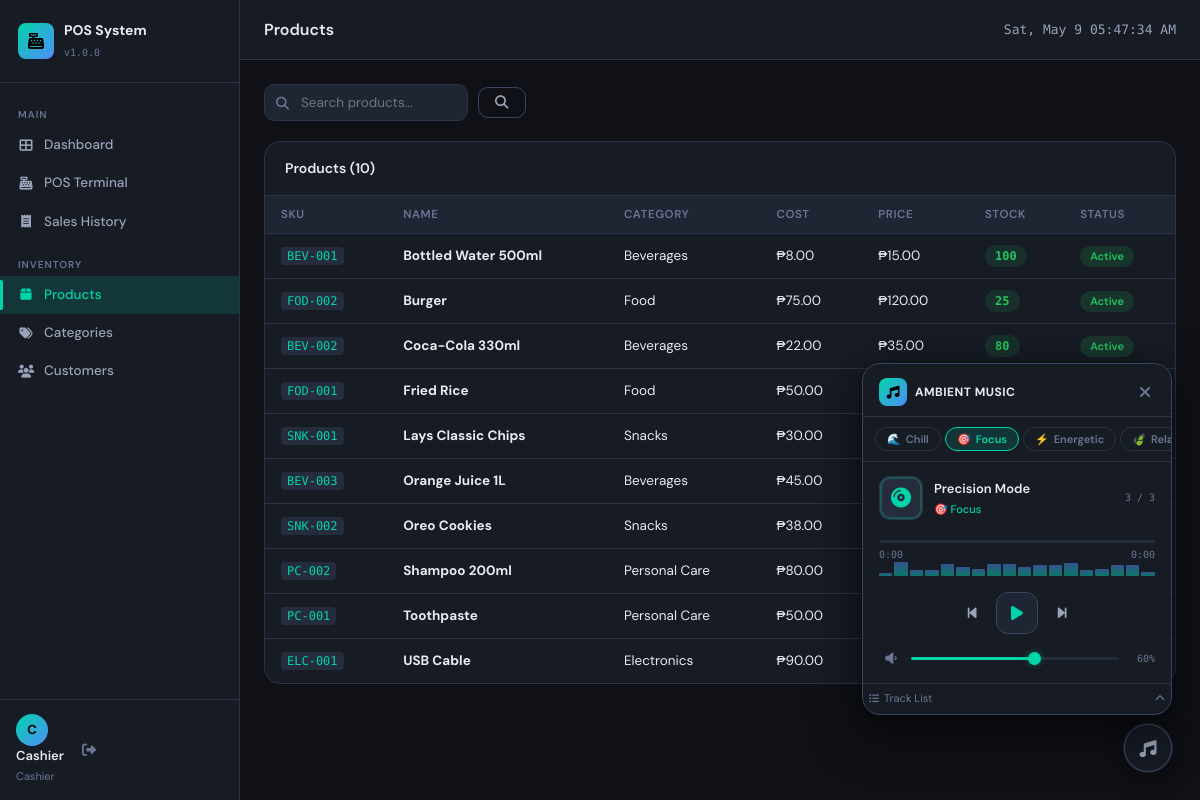
Screenshot of /index.php?url=products (signed in) with the database file from the repository.
### tables this page shows
CREATE TABLE IF NOT EXISTS products (
                                        id INT AUTO_INCREMENT PRIMARY KEY,
                                        category_id INT,
                                        name VARCHAR(150) NOT NULL,
                                        sku VARCHAR(50) UNIQUE NOT NULL,
                                        description TEXT,
                                        price DECIMAL(10,2) NOT NULL DEFAULT 0.00,
                                        cost DECIMAL(10,2) NOT NULL DEFAULT 0.00,
                                        stock INT NOT NULL DEFAULT 0,
                                        low_stock_alert INT DEFAULT 10,
                                        is_active TINYINT(1) DEFAULT 1,
                                        created_at TIMESTAMP DEFAULT CURRENT_TIMESTAMP,
                                        updated_at TIMESTAMP DEFAULT CURRENT_TIMESTAMP ON UPDATE CURRENT_TIMESTAMP,
                                        FOREIGN KEY (category_id) REFERENCES categories(id) ON DELETE SET NULL
);

CREATE TABLE IF NOT EXISTS categories (
                                          id INT AUTO_INCREMENT PRIMARY KEY,
                                          name VARCHAR(100) NOT NULL,
                                          description TEXT,
                                          created_at TIMESTAMP DEFAULT CURRENT_TIMESTAMP
);

### app/controllers/ProductsController.php (called while the page is built, shortened)
<?php
require_once __DIR__ . '/../models/ProductModel.php';
class ProductsController extends Controller {
    private ProductModel $productModel;
    public function __construct() {
        $this->productModel = new ProductModel();
    }
    public function index(): void {
        $search = $_GET['search'] ?? '';
        $products = $this->productModel->findAllWithCategory($search);
        $this->view('products/index', [
            'pageTitle' => 'Products',
            'products' => $products,
            'search' => $search,
            'flash' => $this->getFlash(),
        ]);
    }
}

### config/database.php (called while the page is built, shortened)
<?php
class Database {
    private static $instance = null;
    private $connection;
    private function __construct() {
        $this->connection = new mysqli(DB_HOST, DB_USER, DB_PASS, DB_NAME, DB_PORT);
        $this->connection->set_charset('utf8mb4');
    }
    public static function getInstance(): Database {
        if (self::$instance === null) {
            self::$instance = new Database();
        }
        return self::$instance;
    }
    public function query(string $sql): mysqli_result|bool {
        $result = $this->connection->query($sql);
        return $result;
    }
}

### app/models/Model.php (called while the page is built, shortened)
<?php
class Model {
    public function __construct() {
        $this->db = Database::getInstance();
    }
}

### app/models/ProductModel.php (called while the page is built, shortened)
<?php
require_once __DIR__ . '/Model.php';
class ProductModel extends Model {
    public function findAllWithCategory(string $search = ''): array {
        $sql = "SELECT p.*, c.name as category_name
                FROM products p
                LEFT JOIN categories c ON p.category_id = c.id";
        $sql .= " ORDER BY p.name ASC";
        $result = $this->db->query($sql);
        $rows = [];
        while ($row = $result->fetch_assoc()) $rows[] = $row;
        return $rows;
    }
}

### app/views/products/index.php (the view, shortened to what this page needs)
<div class="page-toolbar">
    <form method="GET" action="" class="filter-form">
        <div class="input-icon">
            <i class="fas fa-search"></i>
            <input type="text" name="search" value="<?= htmlspecialchars($search) ?>" placeholder="Search products...">
        </div>
        <button type="submit" class="btn btn-outline"><i class="fas fa-search"></i></button>
    </form>
</div>
<div class="card">
    <div class="card-header">
        <h3>Products (<?= count($products) ?>)</h3>
    </div>
    <div class="card-body p-0">
        <table class="table">
            <thead>
                <tr>
                    <th>SKU</th>
                    <th>Name</th>
                    <th>Category</th>
                    <th>Cost</th>
                    <th>Price</th>
                    <th>Stock</th>
                    <th>Status</th>
                </tr>
            </thead>
            <tbody>
                <?php if (empty($products)): ?>
                <tr><td colspan="8" class="text-center text-muted">No products found.</td></tr>
                <?php else: ?>
                <?php foreach ($products as $product): ?>
                <tr>
                    <td><code><?= htmlspecialchars($product['sku']) ?></code></td>
                    <td><strong><?= htmlspecialchars($product['name']) ?></strong></td>
                    <td><?= htmlspecialchars($product['category_name'] ?? '—') ?></td>
                    <td>₱<?= number_format($product['cost'], 2) ?></td>
                    <td>₱<?= number_format($product['price'], 2) ?></td>
                    <td>
                        <span class="stock-pill <?= $product['stock'] <= 0 ? 'out' : ($product['stock'] <= $product['low_stock_alert'] ? 'low' : 'ok') ?>">
                            <?= $product['stock'] ?>
                        </span>
                    </td>
                    <td><span class="badge badge-<?= $product['is_active'] ? 'completed' : 'voided' ?>"><?= $product['is_active'] ? 'Active' : 'Inactive' ?></span></td>
                </tr>
                <?php endforeach; ?>
                <?php endif; ?>
            </tbody>
        </table>
    </div>
</div>

### public/css/app.css (style rules this page uses)
:root { --bg: #0f1117; --bg2: #161b24; --bg3: #1e2533; --bg4: #252d3d; --border: #2a3347; --border2: #3a4560; --teal: #00d4aa; --teal-dim: #00b891; --teal-glow: rgba(0,212,170,.15); --blue: #4f8ef7; --orange: #f59e0b; --red: #ef4444; --green: #22c55e; --purple: #a78bfa; --text: #e8eaf0; --text2: #9aa3b8; --text3: #6b7694; --radius: 10px; --radius-lg: 16px; --shadow: 0 4px 24px rgba(0,0,0,.4); --shadow-sm: 0 2px 8px rgba(0,0,0,.3); --sidebar-w: 240px; --topbar-h: 60px; --font: 'DM Sans', sans-serif; --mono: 'DM Mono', monospace; }
* { box-sizing: border-box; margin: 0; padding: 0; }
body { font-family: var(--font); background: var(--bg); color: var(--text); font-size: 14px; line-height: 1.5; min-height: 100vh; }
.card { background: var(--bg2); border: 1px solid var(--border); border-radius: var(--radius-lg); overflow: hidden; }
.card-header { display: flex; align-items: center; justify-content: space-between; padding: 16px 20px; border-bottom: 1px solid var(--border); font-size: 14px; }
.card-header h3 { font-size: 14px; font-weight: 600; display: flex; align-items: center; gap: 8px; }
.card-body { padding: 20px; }
.card-body.p-0 { padding: 0; }
.table { width: 100%; border-collapse: collapse; font-size: 13.5px; }
.table th { background: var(--bg3); color: var(--text3); font-weight: 600; font-size: 11.5px; text-transform: uppercase; letter-spacing: .05em; padding: 10px 16px; text-align: left; border-bottom: 1px solid var(--border); }
.table td { padding: 11px 16px; border-bottom: 1px solid var(--border); vertical-align: middle; }
.table tr:last-child td { border-bottom: none; }
.badge { display: inline-flex; align-items: center; padding: 2px 10px; border-radius: 20px; font-size: 11px; font-weight: 600; }
.badge-completed { background: rgba(34,197,94,.15); color: var(--green); }
.btn { display: inline-flex; align-items: center; gap: 6px; padding: 8px 16px; border-radius: var(--radius); font-family: var(--font); font-size: 13.5px; font-weight: 500; cursor: pointer; border: 1px solid transparent; transition: all .2s; white-space: nowrap; }
.btn-outline { background: transparent; color: var(--text2); border-color: var(--border2); }
input[type=text], input[type=email], input[type=password], input[type=number], input[type=date], select, textarea { width: 100%; background: var(--bg3); border: 1px solid var(--border); border-radius: var(--radius); color: var(--text); font-family: var(--font); font-size: 13.5px; padding: 9px 12px; transition: border-color .2s; outline: none; -webkit-appearance: none; }
.input-icon { position: relative; }
.input-icon i { position: absolute; left: 12px; top: 50%; transform: translateY(-50%); color: var(--text3); font-size: 13px; z-index: 1; }
.input-icon input, .input-icon select { padding-left: 36px; }
.page-toolbar { display: flex; align-items: center; gap: 10px; justify-content: space-between; margin-bottom: 20px; }
.filter-form { display: flex; align-items: center; gap: 10px; flex-wrap: wrap; }
code { font-family: var(--mono); font-size: 12px; background: var(--bg4); padding: 2px 6px; border-radius: 4px; color: var(--teal); }
.stock-pill { display: inline-flex; padding: 2px 10px; border-radius: 20px; font-size: 12px; font-weight: 700; font-family: var(--mono); }
.stock-pill.ok { background: rgba(34,197,94,.12); color: var(--green); }

### rows the page displays
products: sku "BEV-001", name "Bottled Water 500ml", category.name "Beverages", cost "8.00", price "15.00", stock "100", is_active "Active"
products: sku "FOD-002", name "Burger", category.name "Food", cost "75.00", price "120.00", stock "25", is_active "Active"
products: sku "BEV-002", name "Coca-Cola 330ml", category.name "Beverages", cost "22.00", price "35.00", stock "80", is_active "Active"
products: sku "FOD-001", name "Fried Rice", category.name "Food", cost "50.00"
products: sku "SNK-001", name "Lays Classic Chips", category.name "Snacks", cost "30.00"
products: sku "BEV-003", name "Orange Juice 1L", category.name "Beverages", cost "45.00"
products: sku "SNK-002", name "Oreo Cookies", category.name "Snacks", cost "38.00"
products: sku "PC-002", name "Shampoo 200ml", category.name "Personal Care", cost "80.00"
products: sku "PC-001", name "Toothpaste", category.name "Personal Care", cost "50.00"
products: sku "ELC-001", name "USB Cable", category.name "Electronics", cost "90.00"

### other values shown
APP_NAME "POS System"
APP_VERSION "1.0.0"
substr($_SESSION['user']['name'] ?? 'U', 0, 1) "C"
$_SESSION['user']['name'] "Cashier"
$_SESSION['user']['role'] "Cashier"
$pageTitle "Products"
count($products) "10"
